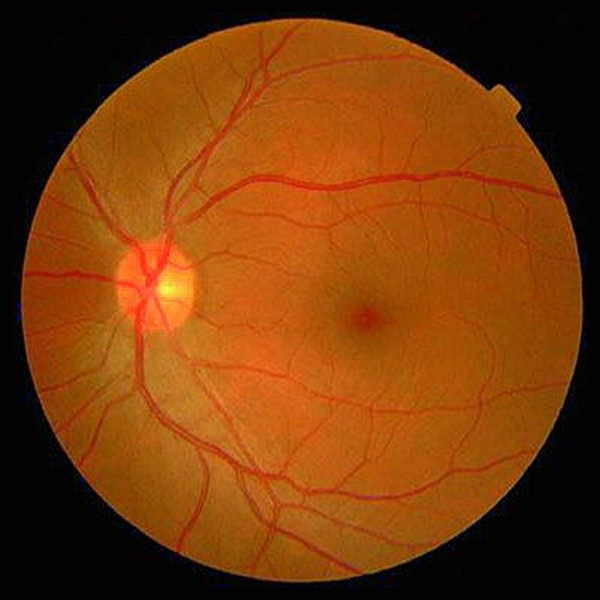
%> input picture lab6/retina.jpg, 600 x 600 px
$ octave lab6_6110450103.m   (GNU Octave 9; MATLAB toolbox functions it lacks are replaced by stand-ins)
%> lines starting %> are read from the running program, lines starting %| are printed output that depends on the picture; in (x1, y1, x2, y2) boxes, pixels count from 0 and x2, y2 are one past the last pixel; in counts of white or black regions, pixels touching at a corner belong together; the program's own positions count from 1
### lab6/drawVessel.m
function imout = drawVessel(imGray,roi)
IMgrayR = imGray(:,:,1);
IMgrayG = imGray(:,:,1);
IMgrayB = imGray(:,:,1);
IMgrayR(roi) = 255;
IMgrayG(roi) = 0;
IMgrayB(roi) = 0;
imout(:,:,1) = IMgrayR;
imout(:,:,2) = IMgrayG;
imout(:,:,3) = IMgrayB;

### lab6/lab6_6110450103.m
im1 = imread('retina.jpg');
%> im1 is the input picture: size 600x600x3 uint8; mean R, G, B 119.3, 58.5, 10.9
im2 = imread('retina_template.bmp');
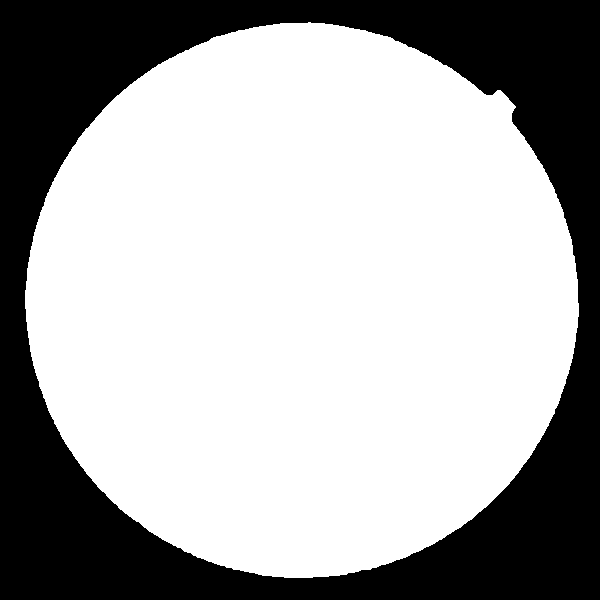
%> input picture lab6/retina_template.bmp, 600 x 600 px
%> im2: size 600x600 logical; 66.8% white; 1 black region, box (x1, y1, x2, y2) and area: (0, 0, 600, 600) 119580
im1_2gray = rgb2gray(im1);
SE = strel('disk',10);
J = imclose(im1_2gray,SE);
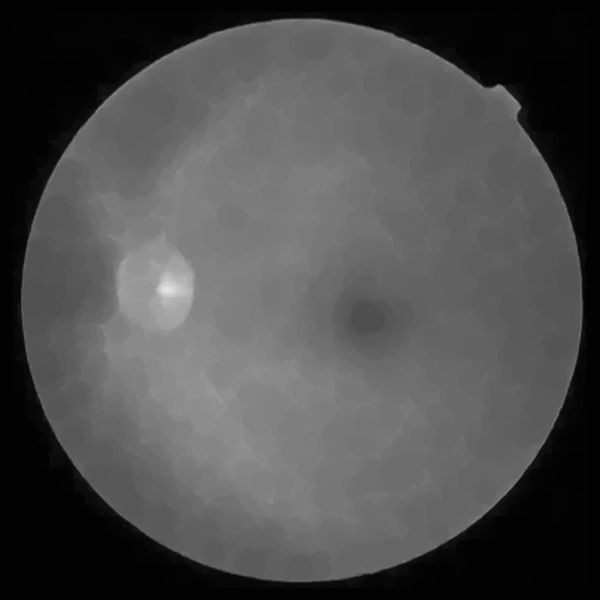
%> J: size 600x600 uint8; min 2, max 231, mean 76.7
CO = J - im1_2gray;
% figure(4); imshow(CO);
COI = adapthisteq(CO);
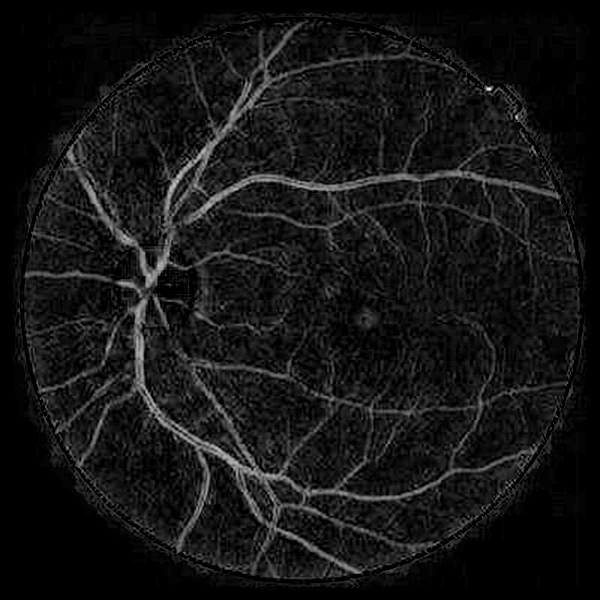
%> COI: size 600x600 uint8; min 0, max 255, mean 21.1
% figure(3); imshow(COI);
BW_im1 = im2bw(COI,0.21);
%> BW_im1: size 600x600 logical; 8.9% white; 1194 white regions (1086 under 20 px), largest, box (x1, y1, x2, y2) and area: (60, 23, 537, 575) 16455, (183, 138, 562, 250) 3831, (25, 270, 112, 282) 390
% figure(3); imshow(BW_im1);
mask = and(BW_im1,im2);
%> mask: size 600x600 logical; 8.4% white; 1059 white regions (968 under 20 px), largest, box (x1, y1, x2, y2) and area: (61, 23, 536, 573) 16022, (183, 138, 558, 250) 3810, (27, 270, 112, 282) 379
% figure(1); imshow(mask);
SE2 = strel('square',2);
marker = imerode(mask,SE2);
%> marker: size 600x600 logical; 5.2% white; 632 white regions (577 under 20 px), largest, box (x1, y1, x2, y2) and area: (63, 23, 532, 572) 10340, (183, 151, 556, 224) 2442, (242, 212, 342, 247) 281
output1 = imreconstruct(marker,mask);
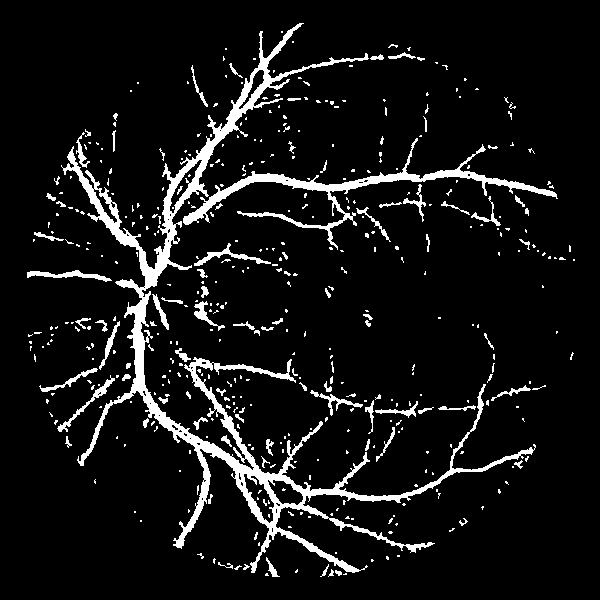
%> output1: size 600x600 logical; 8% white; 453 white regions (362 under 20 px), largest, box (x1, y1, x2, y2) and area: (61, 23, 536, 573) 16022, (183, 138, 558, 250) 3810, (27, 270, 112, 282) 379
figure(1); imshow(output1);
output2 = drawVessel(im1_2gray,output1);
%> in drawVessel, `IMgrayR(roi) = 255;`:
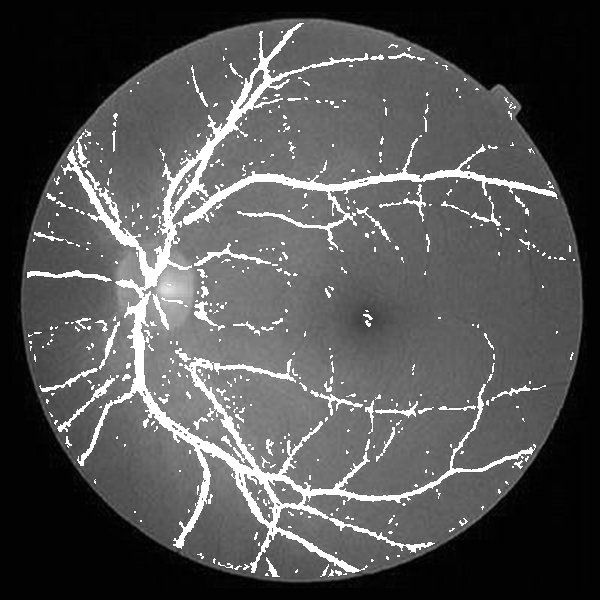
%> IMgrayR: size 600x600 uint8; min 0, max 255, mean 84
%> in drawVessel, `IMgrayG(roi) = 0;`:
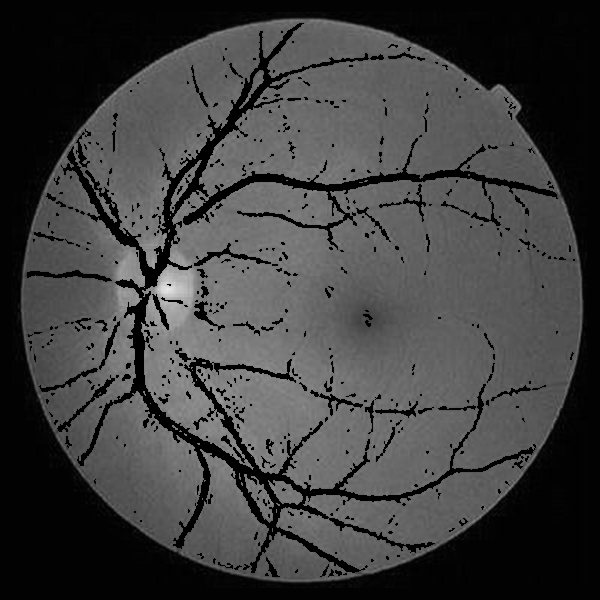
%> IMgrayG: size 600x600 uint8; min 0, max 231, mean 63.5
%> in drawVessel, `imout(:,:,3) = IMgrayB;`:
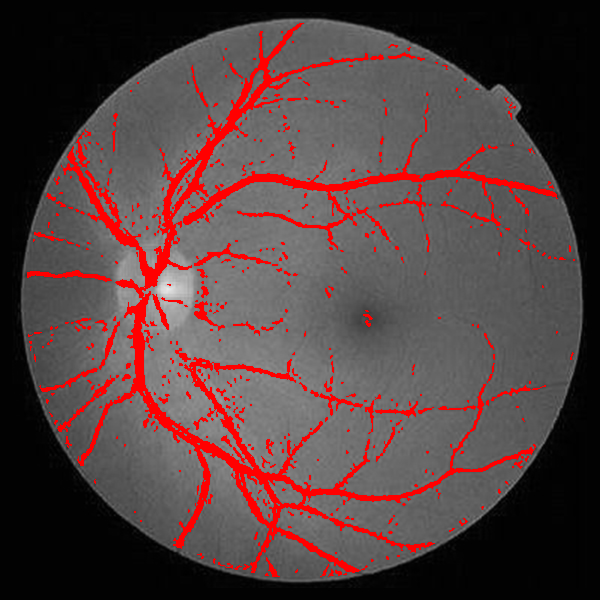
%> imout: size 600x600x3 uint8; mean R, G, B 84, 63.5, 63.5
figure(2); imshow(output2);
imwrite(output1,'recon_output.jpg');
imwrite(output2,'drawVessel_output.jpg');
